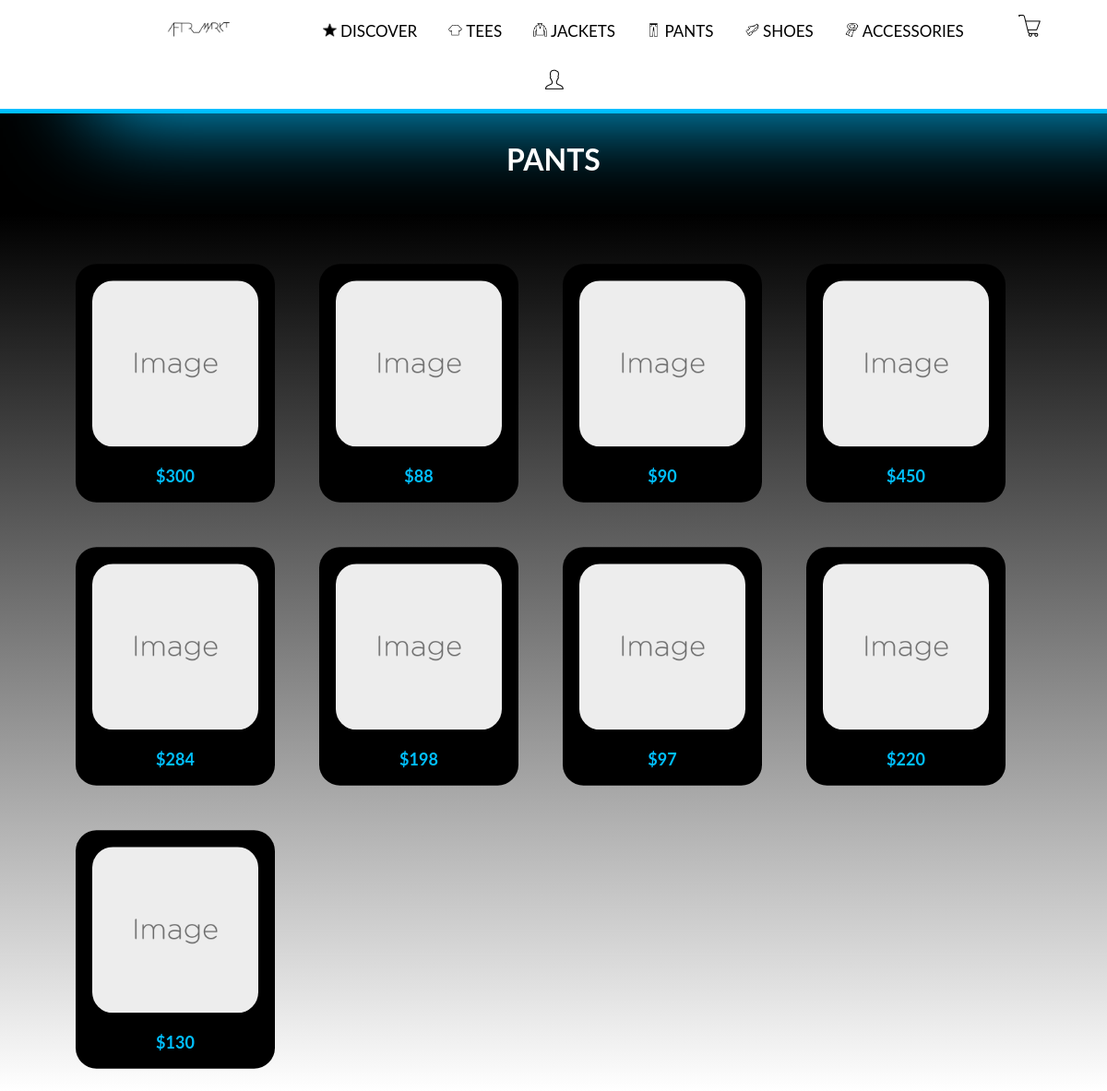
Screenshot of /pants with the database file from the repository.
### models.py (models this page shows, shortened)
class product_pants(db.Model):
    id = db.Column(db.Integer, primary_key=True)
    price = db.Column(db.Integer, nullable=False)
    name = db.Column(db.String(120), nullable=False)
    brand = db.Column(db.String(120), nullable=False)
    size = db.Column(db.String(120), nullable=False)
    color = db.Column(db.String(120), nullable=False)
    desc = db.Column(db.String(120), nullable=False)
    catagory = db.Column(db.String(120), nullable=False)

### main.py (the view)
@app.route('/pants', methods=['GET'])
def pants():
    pants_query = product_pants.query.all()
    return render_template('Pants.html', products = pants_query)

### templates/Pants.html (shortened to what this page needs)
<!DOCTYPE html>
<html lang="en">
<head>
    <link rel="stylesheet" type="text/css" href="{{ url_for('static', filename ='mystyle1.css')}}"/>
</head>
<body id="Pants">
		<header>
    <div class="nav" id="navbar">
			<nav>
        <ul class="nav_bar_element">
            <li id="desktop_nav" class="nav_bar_element">
            </li>
            <li class="nav_bar_element">
                <a href="/discover">
                    <img src="Icons/featured.png" height="15" alt="DISCOVER" />
                    DISCOVER
                </a>
            </li>
            <li class="nav_bar_element">
                <a href="/tees">
                    <img src="Icons/tees.png" height="15" alt="TEES" />
                    TEES
                </a>
            </li>
            <li class="nav_bar_element">
                <a href="/jackets">
                    <img src="Icons/jackets.png" height="15" alt="JACKETS" />
                    JACKETS
                </a>
            </li>
            <li class="nav_bar_element">
                <a class="active" href="/pants">
                    <img src="Icons/pants.png" height="15" alt="PANTS" />
                    PANTS
                </a>
            </li>
            <li class="nav_bar_element">
                <a href="/shoes">
                    <img src="Icons/shoes.png" height="15" alt="SHOES" />
                    SHOES
                </a>
            </li>
            <li class="nav_bar_element">
                <a href="/accessories">
                    <img src="Icons/accessories.png" height="15" alt="ACCESSORIES" />
                    ACCESSORIES
                </a>
            </li>
            <li class="nav_bar_element">
                <a href="/cart" id="Mobile_Cart_Text">
                    <img src="Icons/shopping_cart.png" class="final_icons" alt="CART" />
                </a>
            </li>
            <li class="nav_bar_element">
							{% if current_user.is_authenticated == False %}
                <a href="/login" id="Mobile_Status_Text">
                    <img id="PROFILE_STATUS" src="Icons/profile.png" class="final_icons" alt="Profile" />
                </a>
							{% endif %}
            </li>
        </ul>
			</nav>
    </div>
		</header>
    <div class="Page_Heading">
        <h1> PANTS </h1>
    </div>
		<ul class="CART_ITMES">
       {% for row in products %}
			 <li class="mini_card" onclick="window.location = '/pants/{{row.id}}' ">
            <img src="/Images/Placeholder_Square.png" alt="AN OBJECT TO BE SOLD" class="cart_image"/>
            <h4 class="mini_card_desc"> ${{row.price}} </h4>
        </li>
				{% endfor %}
    </ul>
</body>
</html>

### static/mystyle1.css (style rules this page uses)
:root { --accent: deepskyblue; }
html { margin: 0; padding: 0; overflow: hidden; }
body { position: absolute; width: 100%; height: 100%; overflow: auto; font-size: 40; background-color: black; font-size: 40; font-family: "Lato", sans-serif; }
* { box-sizing: border-box; padding: 0px; margin: 0px; }
a:link { color: black; text-decoration: none; }
a { color: white; font: 400 17px Lato, sans-serif; text-align: center; cursor: pointer; transition: 0.3s; }
.final_icons { height: 25px; }
.nav { background-color: white; border-bottom: 5px solid var(--accent); box-shadow: 100px 0px 100px var(--accent); text-align: center; display: inline-block; display: flex; }
li.nav_bar_element { transition: 0.3s; padding:5px; }
li.nav_bar_element:nth-child(8) { padding-left: 30px; padding-right: 30px; }
li.nav_bar_element:last-child { padding-left: 30px; padding-right: 30px; }
li.nav_bar_element:first-child { padding-left: 140px; padding-right: 70px; }
.Page_Heading { color: white; text-align: center; padding-top: 30px; padding-left: 70px; padding-right: 70px; padding-bottom: 40px; }
.CART_ITMES { padding-top: 30px; padding-left: 60px; padding-right: 50px; text-align: left; color: white; font-size: 15px; background: linear-gradient(180deg, rgba(0,0,0,1) 0%, rgba(255,255,255,1) 100%); }
.cart_image { width: 200px; border-radius: 25px; }
ul li { display: inline-block; margin: 10px; padding-bottom: 5px; }
.mini_card { padding: 20px; background-color:black; border-radius: 25px; transform: scale(0.9); transition: 300ms; }
.mini_card_desc { color: var(--accent); font-size: 20px; text-align: center; padding-top: 20px; }

### rows the page displays
product_pants: price "300"
product_pants: price "88"
product_pants: price "90"
product_pants: price "450"
product_pants: price "284"
product_pants: price "198"
product_pants: price "97"
product_pants: price "220"
product_pants: price "130"
